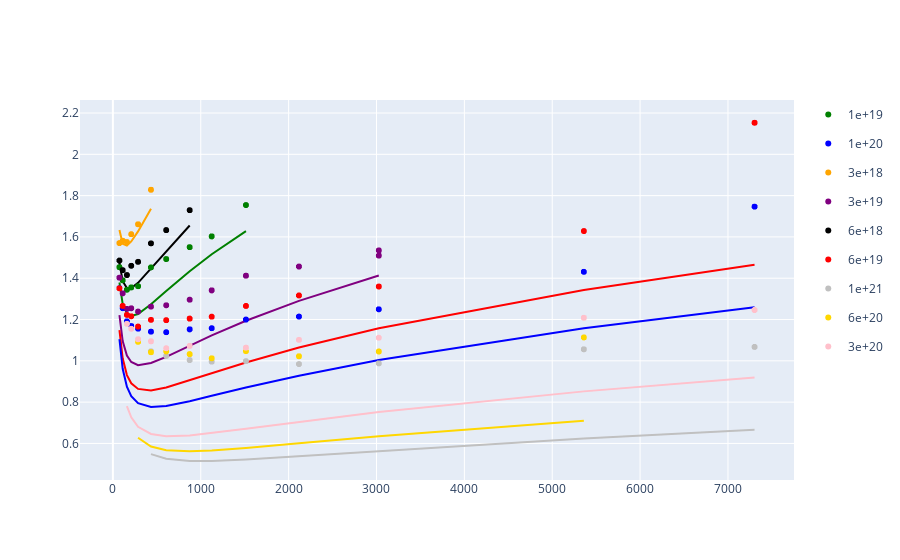

The notebook cell saved with this chart:
### Code cell
import plotly.express as px
import plotly.graph_objects as go

color_map={
           "3e+18": "orange",
           "6e+18": "black",
           # "3e+18": "brown",
           "1e+19": "green",
           "3e+19": "purple",
           "6e+19": "red",
           "1e+20": "blue",
           "3e+20": "pink",
           "6e+20": "gold",
           "1e+21": "silver",
          }

df_c['compute'] = df_c['compute'].astype(str)
fig = px.scatter(df_c, x='param_count', y='valid_loss', color='compute', 
                 log_x=True, color_discrete_map=color_map)

for compute in color_map.keys():
    tmp_df = df_c[df_c['compute'] == compute]
    df_d = list() 
    for _, row in tmp_df.iterrows():
        pred = scaling_law(row['param_count']*1e6, row['training_tokens'], best_params)
        df_d.append({'prediction': pred, 'param_count': row['param_count'], 'training_tokens': row['training_tokens']})
    fig2 = px.line(pd.DataFrame(df_d).sort_values('param_count'), 
                   x='param_count', y='prediction', log_x=True)
    fig2.update_traces(line_color=color_map[compute], line_width=2)
    fig = go.Figure(data=fig.data + fig2.data)


fig.show()

### Figure 1 — Plotly figure (JSON) as saved in the notebook; plotly's stock layout.template omitted (floating-point values rounded to 4 significant figures; data arrays with more than 128 entries replaced by an {"elided": "..."} marker saying what was removed)
{"data": [{"hovertemplate": "compute=1e+19<br>param_count=%{x}<br>valid_loss=%{y}<extra></extra>", "legendgroup": "1e+19", "marker": {"color": "green", "symbol": "circle"}, "mode": "markers", "name": "1e+19", "showlegend": true, "type": "scattergl", "x": {"elided": "570 float values"}, "xaxis": "x", "y": {"elided": "570 float values"}, "yaxis": "y"}, {"hovertemplate": "compute=1e+20<br>param_count=%{x}<br>valid_loss=%{y}<extra></extra>", "legendgroup": "1e+20", "marker": {"color": "blue", "symbol": "circle"}, "mode": "markers", "name": "1e+20", "showlegend": true, "type": "scattergl", "x": {"elided": "792 float values"}, "xaxis": "x", "y": {"elided": "792 float values"}, "yaxis": "y"}, {"hovertemplate": "compute=3e+18<br>param_count=%{x}<br>valid_loss=%{y}<extra></extra>", "legendgroup": "3e+18", "marker": {"color": "orange", "symbol": "circle"}, "mode": "markers", "name": "3e+18", "showlegend": true, "type": "scattergl", "x": {"elided": "342 float values"}, "xaxis": "x", "y": {"elided": "342 float values"}, "yaxis": "y"}, {"hovertemplate": "compute=3e+19<br>param_count=%{x}<br>valid_loss=%{y}<extra></extra>", "legendgroup": "3e+19", "marker": {"color": "purple", "symbol": "circle"}, "mode": "markers", "name": "3e+19", "showlegend": true, "type": "scattergl", "x": {"elided": "735 float values"}, "xaxis": "x", "y": {"elided": "735 float values"}, "yaxis": "y"}, {"hovertemplate": "compute=6e+18<br>param_count=%{x}<br>valid_loss=%{y}<extra></extra>", "legendgroup": "6e+18", "marker": {"color": "black", "symbol": "circle"}, "mode": "markers", "name": "6e+18", "showlegend": true, "type": "scattergl", "x": {"elided": "456 float values"}, "xaxis": "x", "y": {"elided": "456 float values"}, "yaxis": "y"}, {"hovertemplate": "compute=6e+19<br>param_count=%{x}<br>valid_loss=%{y}<extra></extra>", "legendgroup": "6e+19", "marker": {"color": "red", "symbol": "circle"}, "mode": "markers", "name": "6e+19", "showlegend": true, "type": "scattergl", "x": {"elided": "792 float values"}, "xaxis": "x", "y": {"elided": "792 float values"}, "yaxis": "y"}, {"hovertemplate": "compute=1e+21<br>param_count=%{x}<br>valid_loss=%{y}<extra></extra>", "legendgroup": "1e+21", "marker": {"color": "silver", "symbol": "circle"}, "mode": "markers", "name": "1e+21", "showlegend": true, "type": "scattergl", "x": {"elided": "507 float values"}, "xaxis": "x", "y": {"elided": "507 float values"}, "yaxis": "y"}, {"hovertemplate": "compute=6e+20<br>param_count=%{x}<br>valid_loss=%{y}<extra></extra>", "legendgroup": "6e+20", "marker": {"color": "gold", "symbol": "circle"}, "mode": "markers", "name": "6e+20", "showlegend": true, "type": "scattergl", "x": {"elided": "510 float values"}, "xaxis": "x", "y": {"elided": "510 float values"}, "yaxis": "y"}, {"hovertemplate": "compute=3e+20<br>param_count=%{x}<br>valid_loss=%{y}<extra></extra>", "legendgroup": "3e+20", "marker": {"color": "pink", "symbol": "circle"}, "mode": "markers", "name": "3e+20", "showlegend": true, "type": "scattergl", "x": {"elided": "621 float values"}, "xaxis": "x", "y": {"elided": "621 float values"}, "yaxis": "y"}, {"hovertemplate": "param_count=%{x}<br>prediction=%{y}<extra></extra>", "legendgroup": "", "line": {"color": "orange", "dash": "solid", "width": 2}, "marker": {"symbol": "circle"}, "mode": "lines", "name": "", "orientation": "v", "showlegend": false, "type": "scatter", "x": {"elided": "342 float values"}, "xaxis": "x", "y": {"elided": "342 float values"}, "yaxis": "y"}, {"hovertemplate": "param_count=%{x}<br>prediction=%{y}<extra></extra>", "legendgroup": "", "line": {"color": "black", "dash": "solid", "width": 2}, "marker": {"symbol": "circle"}, "mode": "lines", "name": "", "orientation": "v", "showlegend": false, "type": "scatter", "x": {"elided": "456 float values"}, "xaxis": "x", "y": {"elided": "456 float values"}, "yaxis": "y"}, {"hovertemplate": "param_count=%{x}<br>prediction=%{y}<extra></extra>", "legendgroup": "", "line": {"color": "green", "dash": "solid", "width": 2}, "marker": {"symbol": "circle"}, "mode": "lines", "name": "", "orientation": "v", "showlegend": false, "type": "scatter", "x": {"elided": "570 float values"}, "xaxis": "x", "y": {"elided": "570 float values"}, "yaxis": "y"}, {"hovertemplate": "param_count=%{x}<br>prediction=%{y}<extra></extra>", "legendgroup": "", "line": {"color": "purple", "dash": "solid", "width": 2}, "marker": {"symbol": "circle"}, "mode": "lines", "name": "", "orientation": "v", "showlegend": false, "type": "scatter", "x": {"elided": "735 float values"}, "xaxis": "x", "y": {"elided": "735 float values"}, "yaxis": "y"}, {"hovertemplate": "param_count=%{x}<br>prediction=%{y}<extra></extra>", "legendgroup": "", "line": {"color": "red", "dash": "solid", "width": 2}, "marker": {"symbol": "circle"}, "mode": "lines", "name": "", "orientation": "v", "showlegend": false, "type": "scatter", "x": {"elided": "792 float values"}, "xaxis": "x", "y": {"elided": "792 float values"}, "yaxis": "y"}, {"hovertemplate": "param_count=%{x}<br>prediction=%{y}<extra></extra>", "legendgroup": "", "line": {"color": "blue", "dash": "solid", "width": 2}, "marker": {"symbol": "circle"}, "mode": "lines", "name": "", "orientation": "v", "showlegend": false, "type": "scatter", "x": {"elided": "792 float values"}, "xaxis": "x", "y": {"elided": "792 float values"}, "yaxis": "y"}, {"hovertemplate": "param_count=%{x}<br>prediction=%{y}<extra></extra>", "legendgroup": "", "line": {"color": "pink", "dash": "solid", "width": 2}, "marker": {"symbol": "circle"}, "mode": "lines", "name": "", "orientation": "v", "showlegend": false, "type": "scatter", "x": {"elided": "621 float values"}, "xaxis": "x", "y": {"elided": "621 float values"}, "yaxis": "y"}, {"hovertemplate": "param_count=%{x}<br>prediction=%{y}<extra></extra>", "legendgroup": "", "line": {"color": "gold", "dash": "solid", "width": 2}, "marker": {"symbol": "circle"}, "mode": "lines", "name": "", "orientation": "v", "showlegend": false, "type": "scatter", "x": {"elided": "510 float values"}, "xaxis": "x", "y": {"elided": "510 float values"}, "yaxis": "y"}, {"hovertemplate": "param_count=%{x}<br>prediction=%{y}<extra></extra>", "legendgroup": "", "line": {"color": "silver", "dash": "solid", "width": 2}, "marker": {"symbol": "circle"}, "mode": "lines", "name": "", "orientation": "v", "showlegend": false, "type": "scatter", "x": {"elided": "507 float values"}, "xaxis": "x", "y": {"elided": "507 float values"}, "yaxis": "y"}], "layout": {"autosize": true, "xaxis": {"autorange": true, "range": [-356.3, 7734.0], "type": "linear"}, "yaxis": {"autorange": true, "range": [0.4218, 2.285], "type": "linear"}}}
